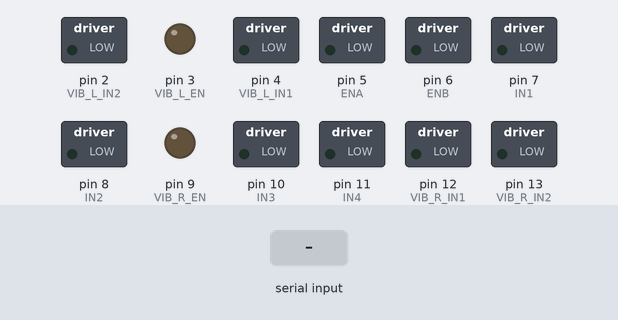
Simulated run of this sketch. Board: Arduino Uno, built with avr-gcc and run on an emulated ATmega328P. On the bench: switched loads named in the sketch (green lamp = pin HIGH), output pins drawn as LEDs (lit = HIGH). Inputs (shaded band) come from the test bench.

Above: at 1.2 s.
1.3 s: "L" received over Serial
At 1.9 s:
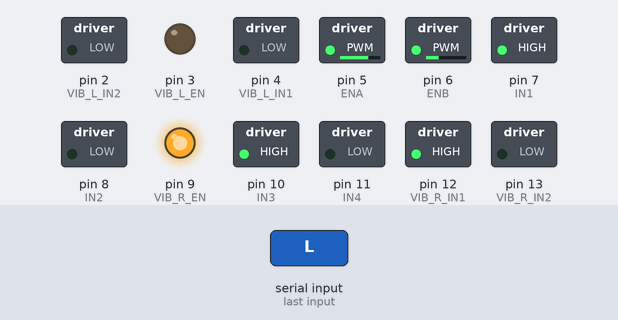
2.8 s: "R" received over Serial
At 4.0 s:
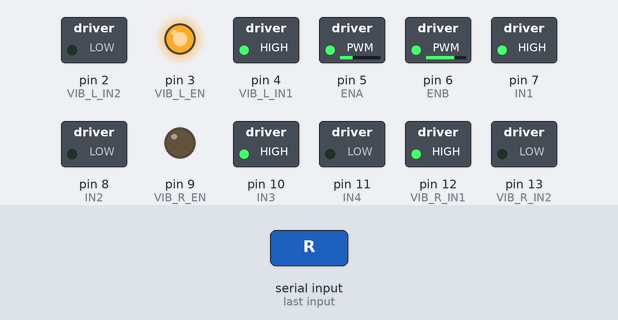
4.3 s: "S" received over Serial
At 5.4 s:
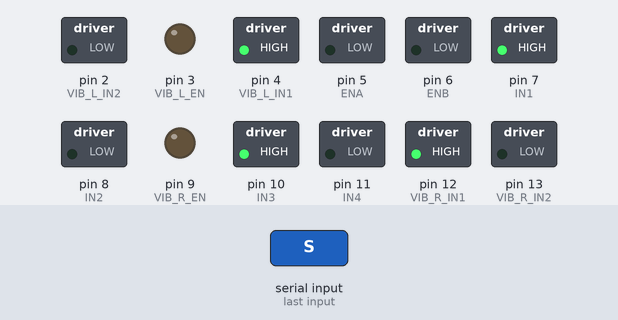
5.8 s: "L" received over Serial
At 6.5 s:
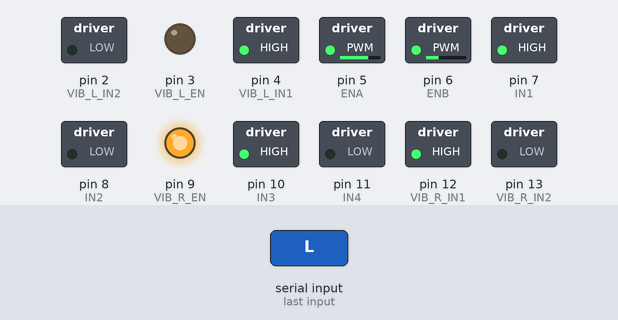
7.3 s: "1" received over Serial
At 7.6 s:
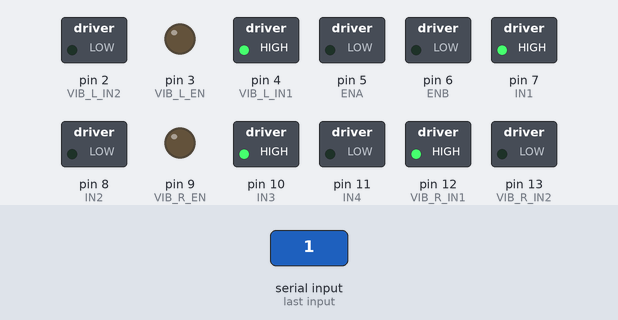
Timing chart, 0 to 9.8 s (numbered marks = the images above; inputs shaded):
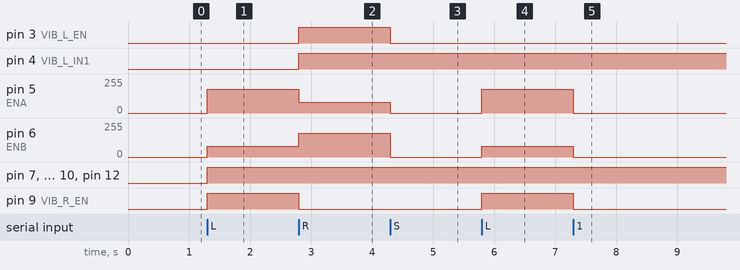

The sketch:

motor.ino
```cpp
// Left drive motor
const int ENA = 5;
const int IN1 = 7;
const int IN2 = 8;

// Right drive motor
const int ENB = 6;
const int IN3 = 10;
const int IN4 = 11;

// Left vibration motor
const int VIB_L_EN = 3;
const int VIB_L_IN1 = 4;
const int VIB_L_IN2 = 2;

// Right vibration motor
const int VIB_R_EN = 9;
const int VIB_R_IN1 = 12;
const int VIB_R_IN2 = 13;


void setup() {
  Serial.begin(115200);

  // Movement motors
  pinMode(ENA, OUTPUT);
  pinMode(IN1, OUTPUT);
  pinMode(IN2, OUTPUT);

  pinMode(ENB, OUTPUT);
  pinMode(IN3, OUTPUT);
  pinMode(IN4, OUTPUT);

  // Vibration motors
  pinMode(VIB_L_EN, OUTPUT);
  pinMode(VIB_L_IN1, OUTPUT);
  pinMode(VIB_L_IN2, OUTPUT);

  pinMode(VIB_R_EN, OUTPUT);
  pinMode(VIB_R_IN1, OUTPUT);
  pinMode(VIB_R_IN2, OUTPUT);
}


void stopDrive() {
  analogWrite(ENA, 0);
  analogWrite(ENB, 0);
}

void stopVibration() {
  analogWrite(VIB_L_EN, 0);
  analogWrite(VIB_R_EN, 0);
}

void stopAll() {
  stopDrive();
  stopVibration();
}


void moveLeft() {
  digitalWrite(IN1, HIGH);
  digitalWrite(IN2, LOW);

  digitalWrite(IN3, HIGH);
  digitalWrite(IN4, LOW);

  analogWrite(ENA, 180);
  analogWrite(ENB, 80); // slow right wheel → turn left
}

void moveRight() {
  digitalWrite(IN1, HIGH);
  digitalWrite(IN2, LOW);

  digitalWrite(IN3, HIGH);
  digitalWrite(IN4, LOW);

  analogWrite(ENA, 80);
  analogWrite(ENB, 180); // slow left wheel → turn right
}


void vibLeft(int speed) {
  digitalWrite(VIB_L_IN1, HIGH);
  digitalWrite(VIB_L_IN2, LOW);
  analogWrite(VIB_L_EN, speed);
}

void vibRight(int speed) {
  digitalWrite(VIB_R_IN1, HIGH);
  digitalWrite(VIB_R_IN2, LOW);
  analogWrite(VIB_R_EN, speed);
}


void loop() {

  if (Serial.available()) {

    char cmd = Serial.read();

    stopAll(); // reset every cycle

    if (cmd == 'L') {
      moveLeft();
      vibRight(255);
    }

    else if (cmd == 'R') {
      moveRight();
      vibLeft(255);
    }

    else if (cmd == 'S') {
      stopAll();
    }
  }
}
```

Measured:
- after the input at 1.3 s, pin 5 (ENA): 0/255 → 180/255 at once; pin 6 (ENB): 0/255 → 80/255 at once; pin 7 (IN1), pin 9 (VIB_R_EN), pin 10 (IN3), pin 12 (VIB_R_IN1): LOW → HIGH at once
- after the input at 2.8 s, pin 3 (VIB_L_EN), pin 4 (VIB_L_IN1): LOW → HIGH at once; pin 5 (ENA): 180/255 → 80/255 at once; pin 6 (ENB): 80/255 → 180/255 at once; pin 9 (VIB_R_EN): HIGH → LOW at once
- after the input at 4.3 s, pin 3 (VIB_L_EN): HIGH → LOW at once; pin 5 (ENA): 80/255 → 0/255 at once; pin 6 (ENB): 180/255 → 0/255 at once
- after the input at 5.8 s, pin 5 (ENA): 0/255 → 180/255 at once; pin 6 (ENB): 0/255 → 80/255 at once; pin 9 (VIB_R_EN): LOW → HIGH at once
- after the input at 7.3 s, pin 5 (ENA): 180/255 → 0/255 at once; pin 6 (ENB): 80/255 → 0/255 at once; pin 9 (VIB_R_EN): HIGH → LOW at once
